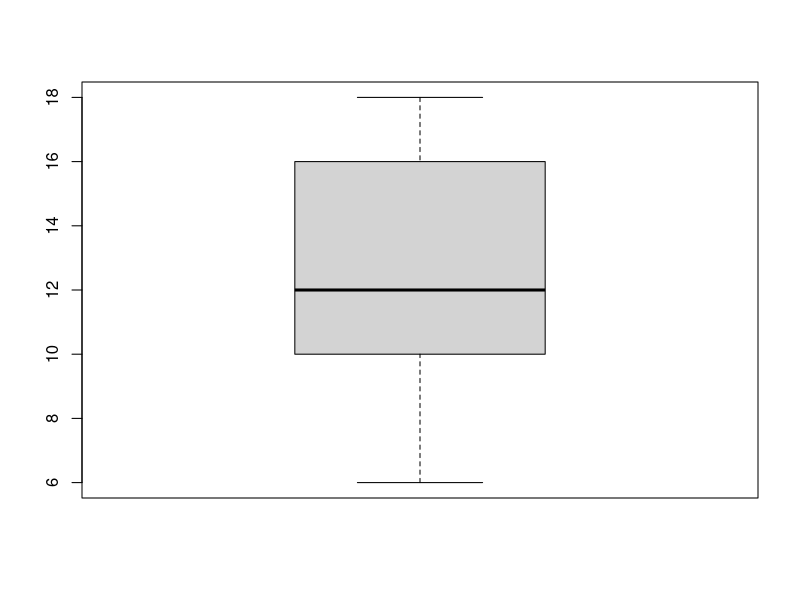
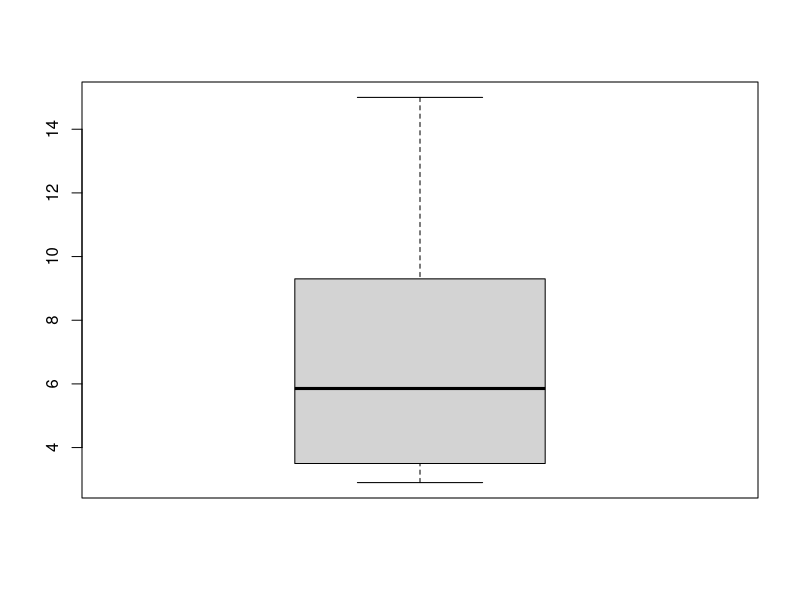
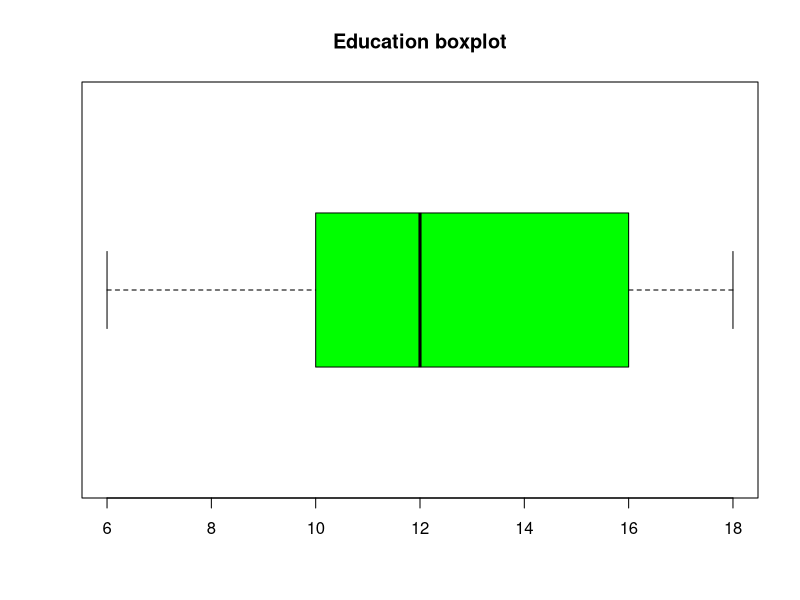
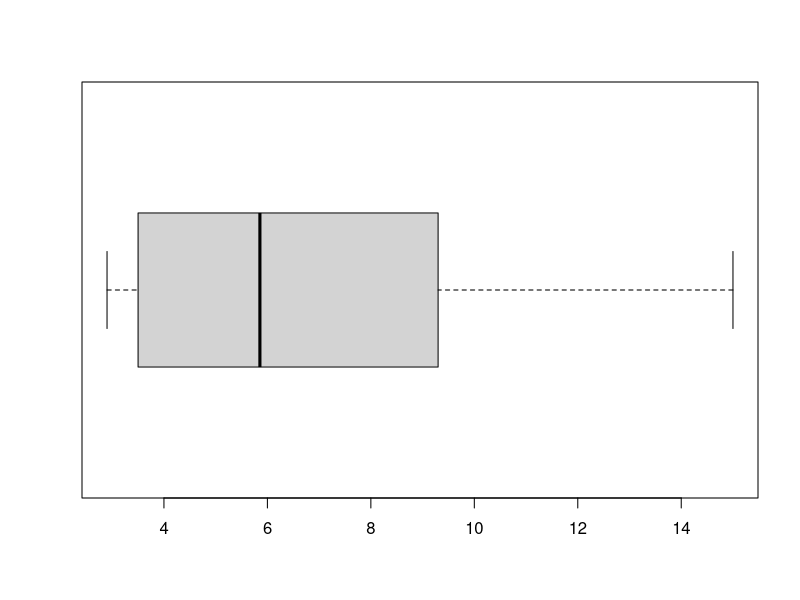
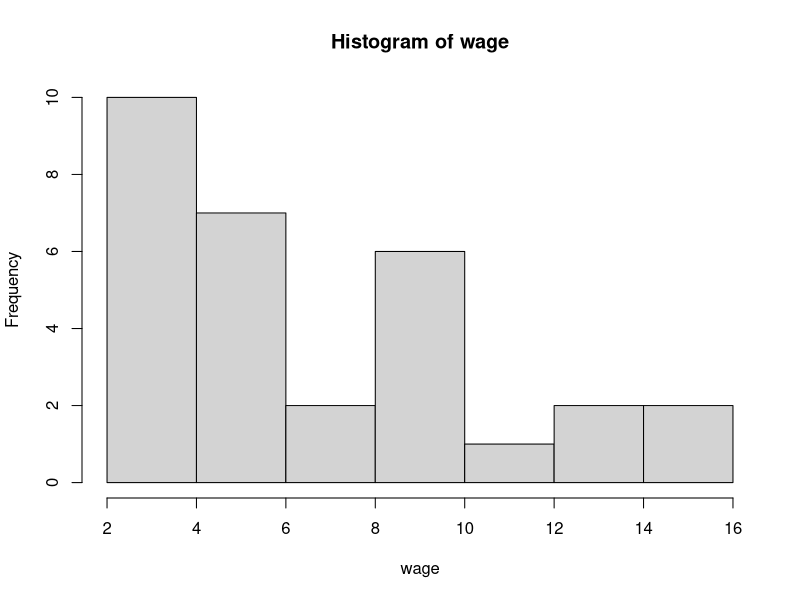
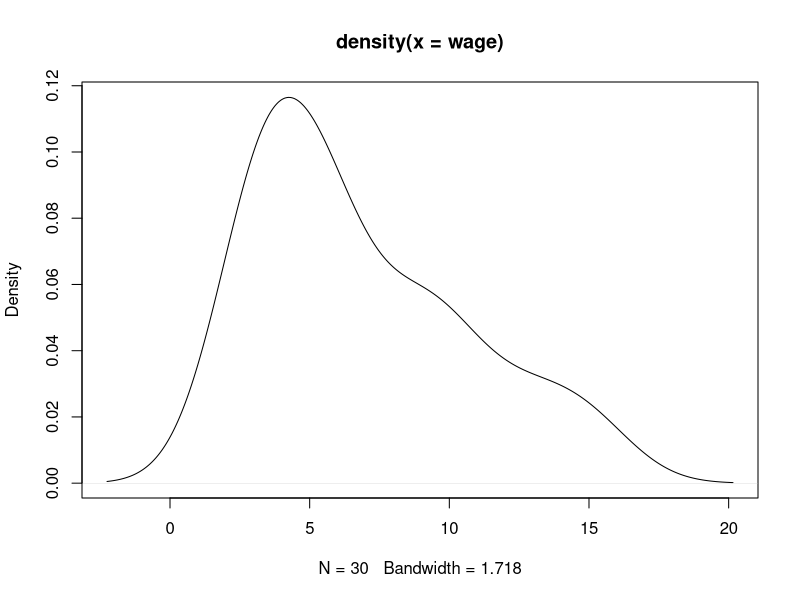
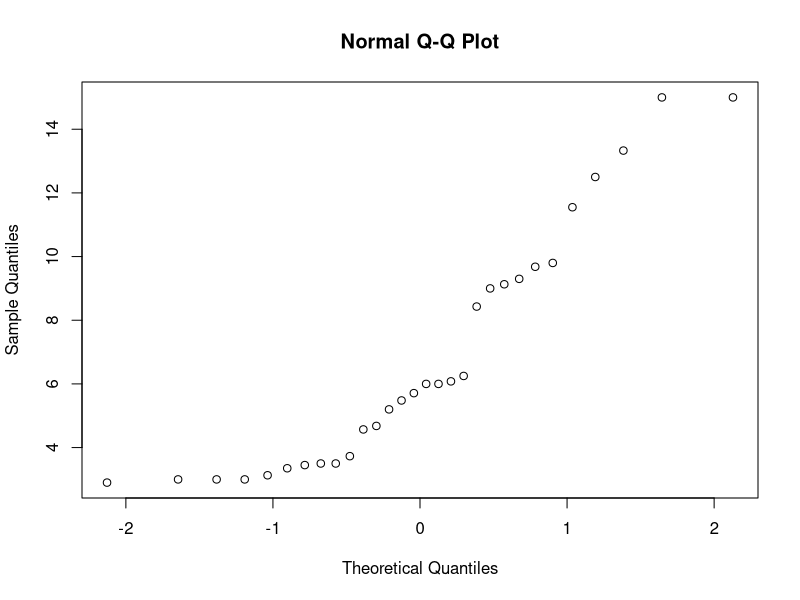
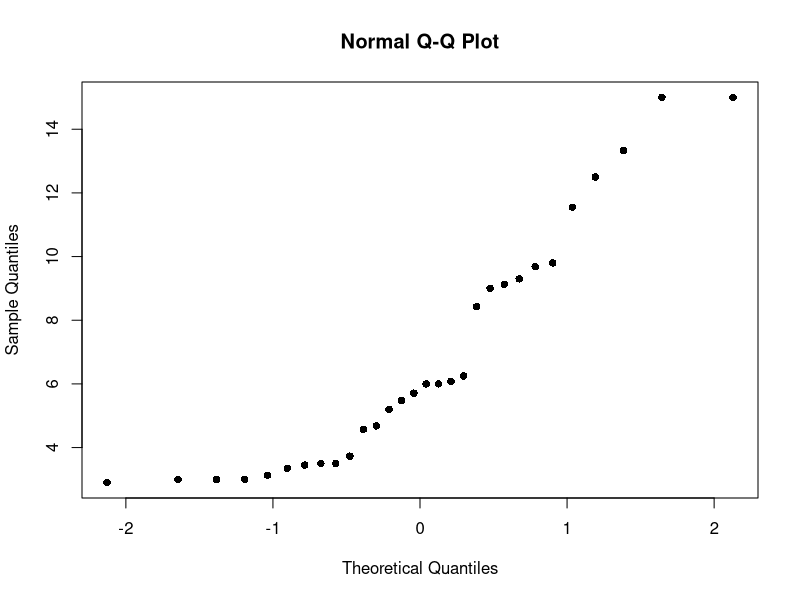

The R script that drew these images, in order:
## ---- chunk 1
knitr::opts_chunk$set(echo = TRUE)
## ---- chunk 2

require(rmarkdown)
#set the working directory
setwd("~/Documents/MA362/Datasets")
dir()
WageData=read.table("Wage.txt", sep="\t",header=T)
WageData

#Display top 6 records in dataset
head(WageData)

#Display bottom 6 records in the dataset
tail(WageData)

#Display how many rows and columns are in the dataset, ie the "dimensions"
dim(WageData)

#Lets see how R read the data in the dataset, ie we need to check the "structure" of the dataset
str(WageData)

#Next let's learn how to access each variable. Display wage,educ variable
WageData$wage
WageData$educ
  
#Let's assign each variable to a new simplified variable to make things easier.
educ=WageData$educ
wage=WageData$wage

#We want to vet to know more about the data in each variable. Let's find the standard deviation and wage of each variable.
summary(WageData$wage)
summary(WageData$educ)
mean(wage)
mean(educ)
sd(wage)
sd(educ)

#lets create boxplots foe each variable and see whether there are outliers. Note a box plot with equal lines to ea. side is uniformly distributed. A boxplot with a longer line on the right signifies a right skew. Opposite is true for left skew.
boxplot(educ)
boxplot(wage)

#to make the boxplots horizontal:
boxplot(educ, horizontal = T, col="green", main="Education boxplot")
boxplot(wage, horizontal = T)

#Note in the wage boxplot the line (called whisker) on the right is longer, signifying a right skew. There are also no dots on the end of ea. side, meaning no outlier observations.
#Let's generate a histogram for wage to further visualize the data.
hist(wage)
#The skew to the right is clearly visable here

#Lets create a density curve
plot(density(wage))

#Another way to check the normality is the use a normal probability plot (aka QQplot) is great if working with a small sample size. changing pch results in different plot shapes.
qqnorm(wage)
qqnorm(wage, pch=16)
qqnorm(wage, pch=10)

#If the normal probability / qq plot is approximately linear we say the variable is apporx. normally distributed.
#The NPP plot of wage is not linear, showing wage is not normally distributed.

#Now let's further investigate the educ variable.
boxplot(educ, horizontal = T)
hist(educ)
plot(density(educ))
qqnorm(educ, pch=16)

#The most clear evidence of skew here comes from the boxplot, which has a longer left whisker than right whisker. The other graphs show educ being approximately normal.

##########################################

#Now let's begin working towards making a linear regression model between our two variables.
#First we need to know if there is a linear relationship between wage and educ. For us to use linear regression there needs to be linear relationship between wage and educ.
#To check the relationship, we will use a scatterplot.
plot(educ, wage)
plot(educ, wage, pch=16, col="green", xlab="number of years of education", ylab="wage in dollars", main="Wage vs Education")

#We can see a somewhat weak positive linear relationship between educ and wage.
#We can quantify the strength of the linear relationship between wahe and educ using correlation coefficient
cor(educ, wage)
#The correlatlion coefficient value is positive and less than .5, so we can confirm that there is a weak positive relationship between educ and wage
#since we can see a linear trend in the dataset we can continue with linear regression.
## ---- chunk 3
#In the previous part we performed some preliminary analysis of this dataset and verified that educ and wage and have a linear relationship. Therefore, we are good to start the linear regression model

#lets create the simple linear regression model.
wageModel = lm(formula = wage ~ educ, data = WageData)
summary(wageModel)

#Assume the wage is given in 1000's of dollars and education is number of years.

#From this output we can gather:

#a) estimated regression line: wagehat = .1582 + .5660*educ

#b,c) parameter estimates: beta0hat = -.1582, beta1hat = .5660
#beta0hat interpretatio is not meaningful, as there cannot be a negative salary given, even to someone with 0 education. 
#beta1hat means for every additional year of education, the average wage goes up by $566

#d) standard error of regression: s = 3.33
#The average difference between observed wage and the estimated wage is $3330 (really high)

#e) coefficient of variation (CV): s/mean of wages = 3.33*100/mean(WageData$Wage) =
CV = 3.33*100/(mean(wage))
CV
#The estimated standard error of regression is 48.67% of the average age. As this CV is greater than 10%, this is not favorable and shows a large amount of variation in the regression model
## ---- chunk 4

#Recall the variances for each variable:
sd(wage)^2
sd(educ)^2

#Let's calculate the variance-covariance matrix of our data, denoted Sn,
var(WageData)

#This shows the variance of each variable in entries C11,C22, and covariance of the two variables in entries C12,C21
#Entries 

#Now let's calculate the correlation matrix, denoted Rn
cor(WageData)
